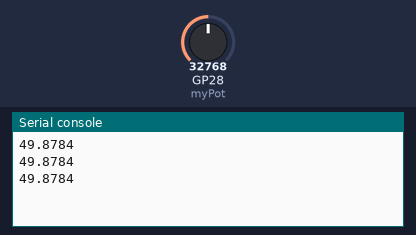
Bench run of a program on a simulated Raspberry Pi Pico running MicroPython. Parts: the last lines printed to the serial console. Inputs (shaded band) come from the test bench; at power-on: GP28 (myPot) = 32768 (analog values on the 0–65535 scale).

Above: at 1.2 s.
1.3 s: GP28 (myPot) set to 45874
At 1.9 s:
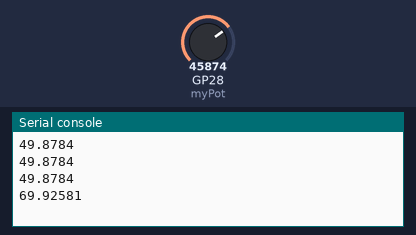
2.8 s: GP28 (myPot) set to 57670
At 3.4 s:
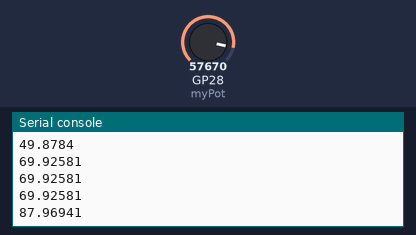
Timing chart, 0 to 5.8 s (numbered marks = the images above; inputs shaded):
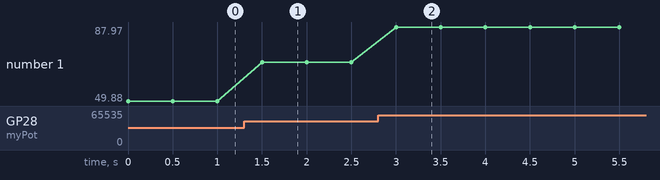

Measured:
- after the input at 1.3 s, the serial console: prints a new line after 0.20 s (image 1)
- after the input at 2.8 s, the serial console: prints a new line after 0.20 s (image 2)
- plotted number 1: 49.88 → 69.93 after the input at 1.3 s, 69.93 → 87.97 after the input at 2.8 s

The program:

main.py
```python
import machine
from time import sleep

potPin = 28
myPot = machine.ADC(potPin)


while True:
    potVal = myPot.read_u16()
    # voltage = (3.3/65375) * potVal - (160 * 3.3 / 65375) # super important to convert to voltage
    voltage = (100/65375) * potVal - (160 * 100 / 65375)
    print(voltage)
    sleep(.5)
```
